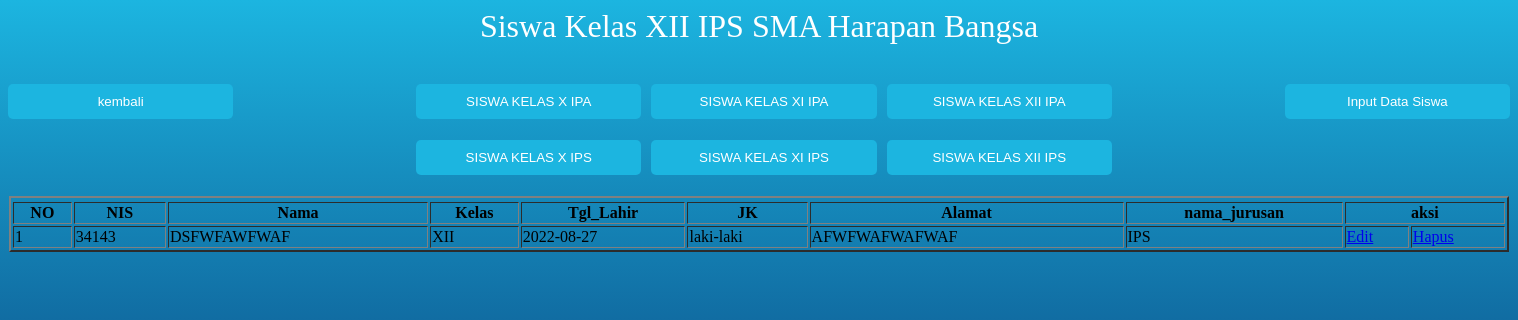
The page /siswa_xii_ips.php (signed in) on the database its author committed.
### tables this page shows
CREATE TABLE `siswa` (
  `NIS` int(11) NOT NULL,
  `nama` varchar(50) NOT NULL,
  `kelas` varchar(10) NOT NULL,
  `tgl_lahir` date NOT NULL,
  `jk` varchar(20) NOT NULL,
  `alamat` varchar(225) NOT NULL,
  `nama_jurusan` varchar(10) DEFAULT NULL
);

### userxii_ips.php (called while the page is built, shortened)
<?php
class User {
public function showData()
	{
        $conn = new Koneksi();
        $db=$conn->metal();
		$stmt=$db->prepare("SELECT NIS,nama,kelas,tgl_lahir,jk,alamat,nama_jurusan FROM siswa where kelas='XII' AND nama_jurusan='IPS'");
		$stmt->execute();
		return $stmt;
	}
}

### siswa_xii_ips.php (the view, shortened to what this page needs)
<?php
require 'userxii_ips.php';
$obj = new User();
?>
<h1>Siswa Kelas XII IPS SMA Harapan Bangsa</h1>
<link rel="stylesheet" type="text/css" href="css/smp.css">
<form action = "input_siswa_sma.php" method ="POST" name="login">
<input type ="submit" class="tombol_input1" name = "submit" value = "Input Data Siswa">
<center>
<table class= 'table table-bordered table-responsive'>
 <tr>
 <tr>
 <table border="2" width="1500px" >
 <tr>
    <tr>
     <th>NO</th>
     <th>NIS</th>
     <th>Nama</th>
     <th>Kelas</th>
     <th>Tgl_Lahir</th>
     <th>JK</th>
     <th>Alamat</th>
     <th>nama_jurusan</th>
     <th colspan="5">aksi</th>
 </tr>
</center>
 <?php
$no=1;
	$data=$obj->showData();
	if($data->rowCount()>0){
	while($row=$data->fetch(PDO::FETCH_ASSOC)){
?>
<tr>
	<td><?php echo $no; ?></td>
	<td><?php echo $row['NIS']; ?></td>
	<td><?php echo $row['nama']; ?></td>
    <td><?php echo $row['kelas']; ?></td>
    <td><?php echo $row['tgl_lahir']; ?></td>
    <td><?php echo $row['jk']; ?></td>
    <td><?php echo $row['alamat']; ?></td>
    <td><?php echo $row['nama_jurusan']; ?></td>
    <td><a href="editsma.php?NIS=<?php echo $row['NIS']; ?>">Edit</a></td>
    <td><a href="proses_delete_sma.php?NIS=<?php echo $row['NIS']; ?>">Hapus</a></td>
    </tr>
    </form>
<?php
$no+=1; }
}else{
echo '<tr>
		<td> Not found</td>
    </tr>';
}
?>
<form action = "index.php" method ="POST" name="kembali">
    <input type ="submit" class="tombol_kembali" name = "kembali" value = "kembali">
    </form>
    <form action = "siswa_x_ipa.php" method ="POST" name="kelasx">
    <input type ="submit" class="tombol1" name = "kelasx" value = "SISWA KELAS X IPA">
    </form>
    <form action = "siswa_xi_ipa.php" method ="POST" name="kelasxi">
    <input type ="submit" class="tombol1" name = "kelasxi" value = "SISWA KELAS XI IPA">
    </form>
    <form action = "siswa_xii_ipa.php" method ="POST" name="Kelasxii">
    <input type ="submit" class="tombol1" name = "Kelasxii" value = "SISWA KELAS XII IPA">
    </form>
    <form action = "siswa_x_ips.php" method ="POST" name="kelasx">
    <input type ="submit" class="tombol1" name = "kelasx" value = "SISWA KELAS X IPS">
    </form>
    <form action = "siswa_xi_ips.php" method ="POST" name="kelasx">
    <input type ="submit" class="tombol1" name = "kelasx" value = "SISWA KELAS XI IPS">
    </form>
    <form action = "siswa_xii_ips.php" method ="POST" name="kelasx">
    <input type ="submit" class="tombol1" name = "kelasx" value = "SISWA KELAS XII IPS">
    </form>

### css/smp.css (style rules this page uses)
h1 { text-align: center; color: white; font-weight: 100; }
.tombol_input1 { background: #1cb5e0; color: white; font-size: 10pt; width: 15%; border: cornflowerblue; border-radius: 5px; padding: 10px 10px; margin-bottom: 5px; color :white; float:right; }
.tombol_kembali { background: #1cb5e0; color: white; font-size: 10pt; width: 15%; border: cornflowerblue; border-radius: 5px; padding: 10px 10px; margin-bottom: 5px; color :white; float:left; }
.tombol1 { background: #1cb5e0; color: white; font-size: 10pt; width: 15%; border: cornflowerblue; border-radius: 5px; padding: 10px 10px; margin-bottom: 5px; margin-left: 10px; color :white; }

### rows shown on the page
siswa: NIS "34143", nama "DSFWFAWFWAF", kelas "XII", tgl_lahir "2022-08-27", jk "laki-laki", alamat "AFWFWAFWAFWAF", nama_jurusan "IPS"
